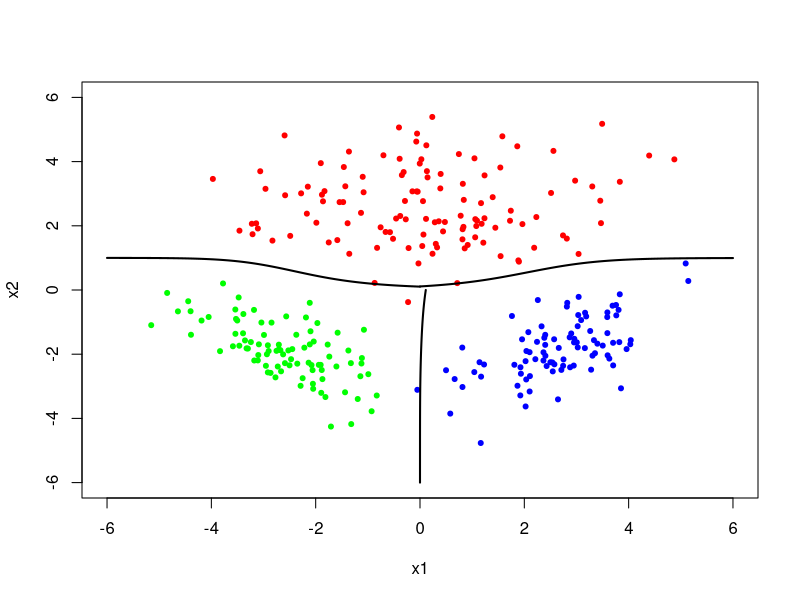

Write R code to recreate this figure.
class_means <- matrix(c(0.0,2.5,-2.5,-2.0,2.5,-2.0), nrow = 2)
sd1 <- matrix(c(3.2,0.0,0.0,1.2), nrow = 2)
sd2 <- matrix(c(1.2,-0.8,-0.8,1.2), nrow = 2)
sd3 <- matrix(c(1.2,0.8,0.8,1.2), nrow = 2)
class_deviations <- array(c(sd1,sd2,sd3),dim = c(2,2,3))
class_sizes <- c(120, 90, 90)

library(MASS)
points1 <- mvrnorm(n = class_sizes[1], class_means[,1], class_deviations[,,1])
points2 <- mvrnorm(n = class_sizes[2],  class_means[,2], class_deviations[,,2])
points3 <- mvrnorm(n = class_sizes[3],  class_means[,3],  class_deviations[,,3])

plot(points1, col="red", pch=20, xlim = c(-6,6), ylim= c(-6,6), xlab="x1", ylab = "x2")
points(points2, col="green", pch=20)
points(points3, col="blue", pch=20)

data_setX <- rbind(points1, points2, points3)
class <- c(rep(1, class_sizes[1]), rep(2, class_sizes[2]), rep(3, class_sizes[3]))
data<-cbind(data_setX,class)

x <- data[,1]
y <- data[,2]

sample_meansX <- sapply(X = 1:3, FUN = function(c) {mean(x[class == c])})
sample_meansY <- sapply(X = 1:3, FUN = function(c) {mean(y[class == c])})
sample_means <- rbind(sample_meansX,sample_meansY)
print(sample_means)

sample_covariances <- array(c(cov(points1),cov(points2),cov(points3)),dim = c(2,2,3))
print(sample_covariances)

class_priors <- sapply(X = 1:3, FUN = function(c) {mean(class == c)})
print(class_priors)

sample_deviationsX <- sapply(X = 1:3, FUN = function(c) {sqrt(mean((x[class == c] - sample_means[c])^2))})
sample_deviationsY <- sapply(X = 1:3, FUN = function(c) {sqrt(mean((y[class == c] - sample_means[c])^2))})
sample_deviations <- rbind(sample_deviationsX,sample_deviationsY)

data_interval <- seq(from = 0, to = +6, by = 0.01)
score_values <- sapply(X = 1:3, FUN = function(c) {- 0.5 * log(2 * pi * sample_deviations[c]^2) - 0.5 * (data_interval - sample_means[c])^2 / sample_deviations[c] + log(class_priors[c])})
log_posteriors <- score_values - sapply(X = 1:nrow(score_values), FUN = function(r) {max(score_values[r,]) + log(sum(exp(score_values[r,] - max(score_values[r,]))))})
points(data_interval, exp(log_posteriors[,2]), type = "l", lwd = 2)

data_interval <- seq(from = -6, to = 0, by = 0.01)
score_values <- sapply(X = 1:3, FUN = function(c) {- 0.5 * log(2 * pi * sample_deviations[c]^2) - 0.5 * (data_interval - sample_means[c])^2 / sample_deviations[c] + log(class_priors[c])})
log_posteriors <- score_values - sapply(X = 1:nrow(score_values), FUN = function(r) {max(score_values[r,]) + log(sum(exp(score_values[r,] - max(score_values[r,]))))})
points(data_interval, exp(log_posteriors[,3]), type = "l", lwd = 2)
points(exp(log_posteriors[,2]), data_interval, type = "l", lwd = 2)

greenpointsX <- ifelse(points2[,1]<mean(exp(log_posteriors[,2])), "yes", "no")
table(greenpointsX)

greenpointsY <- ifelse(points2[,2]<mean(exp(log_posteriors[,3]))+sd(exp(log_posteriors[,3])), "yes", "no")
table(greenpointsY)

bluepointsX <- ifelse(points3[,1]>mean(exp(log_posteriors[,2])), "yes", "no")
table(bluepointsX)

bluepointsY <- ifelse(points3[,2]<mean(exp(log_posteriors[,3]))+sd(exp(log_posteriors[,3])), "yes", "no")
table(bluepointsY)

redpointsplit <- split(points1,points1[,1]>mean(exp(log_posteriors[,2])))
redpointLow<- matrix(redpointsplit$"FALSE", nrow = length(redpointsplit$"FALSE")/2, ncol=2) 
redpointHigh<- matrix(redpointsplit$"TRUE", nrow = length(redpointsplit$"TRUE")/2, ncol=2) 

redpointLowY <- ifelse(redpointLow[,2]>mean(exp(log_posteriors[,3]))-sd(exp(log_posteriors[,3])), "yes", "no")
table(redpointLowY)

redpointHighY <- ifelse(redpointHigh[,2]>mean(exp(log_posteriors[,3]))-sd(exp(log_posteriors[,3])), "yes", "no")
table(redpointHighY)

if(is.na(table(greenpointsY)[2])){
  greenY<-append(table(greenpointsY), 0, after = 0)
}else{
  greenY<-table(greenpointsY)
}

if(is.na(table(greenpointsX)[2])){
  greenX<-append(table(greenpointsX), 0, after = 0)
}else{
  greenX<-table(greenpointsX)
}

if(is.na(table(bluepointsY)[2])){
  blueY<-append(table(bluepointsY), 0, after = 0)
}else{
  blueY<-table(bluepointsY)
}

if(is.na(table(bluepointsX)[2])){
  blueX<-append(table(bluepointsX), 0, after = 0)
}else{
  blueX<-table(bluepointsX)
}

if(is.na(table(redpointLowY)[2])){
  redLowhY<-append(table(redpointLowY), 0, after = 0)
}else{
  redLowhY<-table(redpointLowY)
}

if(is.na(table(redpointHighY)[2])){
  redHighY<-append(table(redpointHighY), 0, after = 0)
}else{
  redHighY<-table(redpointHighY)
}

c1r1 <- redHighY[2] + redLowhY[2]
c1r2 <- redLowhY[1]
c1r3 <- redHighY[1]
c2r1 <- greenY[1]
c2r2 <- (greenY[2] + greenX[2] - greenY[1] - greenX[1])/2
c2r3 <- greenX[1]
c3r1 <- blueY[1]
c3r2 <- blueX[1]
c3r3 <- (blueY[2] + blueX[2] - blueY[1] - blueX[1])/2

confusionMatrix <- matrix(c(c1r1,c1r2,c1r3,c2r1,c2r2,c2r3,c3r1,c3r2,c3r3), nrow = 3)
print(confusionMatrix)
